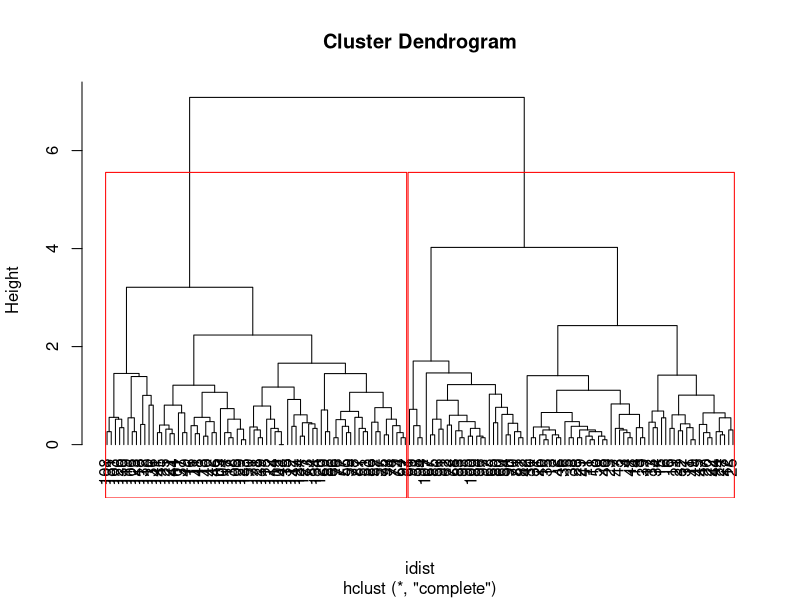

This figure's R source:
# iris Dataseet으로 계층적 군집분석
library(cluster)

idist <- dist(iris[,1:4])
idist

hc <- hclust(idist)
hc

plot(hc, hang = -1)

rect.hclust(hc, k = 2, border = "red") # 그룹으로 잘라줌.

# 군집 수 자르기
k = length(unique(iris$Species))
ghc <- cutree(hc, k = k) # cutree로 변수안에 있는 값들을 수만큼 만들거나, 자를 수 있음.
ghc

iris$ghc <- ghc
head(iris)

table(ghc)

# 요약 통계량
g1 <- subset(iris, ghc == 1)
g2 <- subset(iris, ghc == 2)
g3 <- subset(iris, ghc == 3)
g1; g2; g3

summary(g1)

